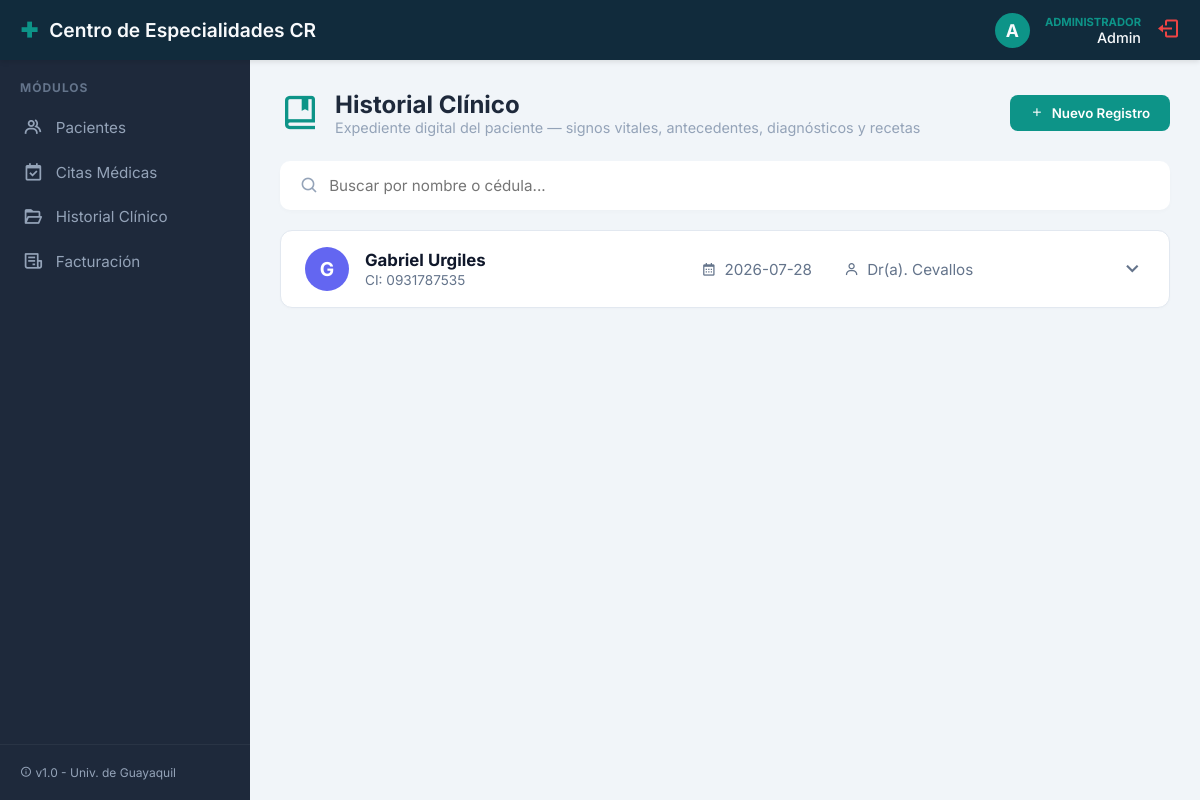
Screenshot of /public/index.php?url=historial (signed in) with the database file from the repository.
### tables this page shows
CREATE TABLE `historiales_clinicos` (
  `id` int(11) NOT NULL,
  `paciente_id` int(11) NOT NULL,
  `medico_id` int(11) NOT NULL,
  `cita_id` int(11) DEFAULT NULL,
  `fecha` date NOT NULL,
  `antecedentes_personales` text DEFAULT NULL,
  `motivo_consulta` text NOT NULL,
  `diagnostico` text NOT NULL,
  `tratamiento_receta` text NOT NULL,
  `observaciones` text DEFAULT NULL,
  `created_at` timestamp NOT NULL DEFAULT current_timestamp()
);

CREATE TABLE `pacientes` (
  `id` int(11) NOT NULL,
  `cedula_identidad` varchar(20) NOT NULL,
  `nombre` varchar(100) NOT NULL,
  `apellido` varchar(100) NOT NULL,
  `fecha_nacimiento` date NOT NULL,
  `telefono` varchar(20) NOT NULL,
  `correo` varchar(100) DEFAULT NULL,
  `created_at` timestamp NOT NULL DEFAULT current_timestamp()
);

CREATE TABLE `medicos` (
  `id` int(11) NOT NULL,
  `nombre` varchar(100) NOT NULL,
  `apellido` varchar(100) NOT NULL,
  `especialidad` varchar(100) DEFAULT NULL,
  `telefono` varchar(20) DEFAULT NULL
);

### app/controller/HistorialController.php (called while the page is built, shortened)
<?php
require_once '../app/models/Historial.php';
class HistorialController
{
    public function index()
    {
        $historiales = Historial::listarTodos();
        require_once '../app/views/historial.php';
    }
}

### app/models/Historial.php (called while the page is built, shortened)
<?php
class Historial
{
    public static function listarTodos()
    {
        $db = Database::conectar();
        $sql = "SELECT h.*,
                       sv.presion_arterial, sv.frecuencia_cardiaca, sv.temperatura,
                       sv.saturacion_o2, sv.peso, sv.talla,
                       p.nombre as paciente_nombre, p.apellido as paciente_apellido, p.cedula_identidad,
                       m.nombre as medico_nombre, m.apellido as medico_apellido
                FROM historiales_clinicos h
                LEFT JOIN signos_vitales sv ON h.id = sv.historial_id
                INNER JOIN pacientes p ON h.paciente_id = p.id
                INNER JOIN medicos m ON h.medico_id = m.id
                ORDER BY h.fecha DESC, h.id DESC";
        $stmt = $db->query($sql);
        return $stmt->fetchAll();
    }
}

### app/views/historial.php (the view, shortened to what this page needs)
<?php require_once 'layouts/header.php'; ?>
<?php require_once 'layouts/sidebar.php'; ?>
<link rel="stylesheet" href="<?= URL_BASE ?>css/pacientes.css">
<link rel="stylesheet" href="<?= URL_BASE ?>css/historial.css">
<div class="page-content">
    <div class="page-header">
        <div class="page-title">
            <i class='bx bx-book-bookmark'></i>
            <div>
                <h2>Historial Clínico</h2>
                <p>Expediente digital del paciente — signos vitales, antecedentes, diagnósticos y recetas</p>
            </div>
        </div>
        <button class="btn-primary" id="btnNuevaConsulta">
            <i class='bx bx-plus'></i> Nuevo Registro
        </button>
    </div>
    <div class="search-bar">
        <i class='bx bx-search'></i>
        <input type="text" id="buscadorHistorial" placeholder="Buscar por nombre o cédula...">
    </div>
    <div class="accordion-container">
        <?php if (empty($historiales)): ?>
            <div class="empty-state">
                <p>No hay consultas médicas registradas en el historial.</p>
            </div>
        <?php else: ?>
            <?php foreach ($historiales as $h): ?>
                <div class="accordion-card fila-historial">
                    <div class="accordion-header">
                        <div class="patient-info-mini">
                            <div class="avatar-circle"><?= substr($h['paciente_nombre'], 0, 1) ?></div>
                            <div class="details">
                                <span class="name-text"><?= $h['paciente_nombre'] . ' ' . $h['paciente_apellido'] ?></span>
                                <span class="ci-text">CI: <?= $h['cedula_identidad'] ?></span>
                            </div>
                        </div>
                        <div class="meta-info">
                            <span><i class='bx bx-calendar'></i> <?= $h['fecha'] ?></span>
                            <span><i class='bx bx-user'></i> Dr(a). <?= $h['medico_apellido'] ?></span>
                        </div>
                        <div class="action-toggle">
                            <button class="btn-toggle-accordion"><i class='bx bx-chevron-down'></i></button>
                        </div>
                    </div>
                </div>
            <?php endforeach; ?>
        <?php endif; ?>
    </div>
</div>
<?php require_once 'layouts/footer.php'; ?>

### public/css/global.css (style rules this page uses)
:root { --primary-color: #0d9488; --bg-dark-blue: #112B3C; --bg-sidebar: #1e293b; --bg-body: #f1f5f9; --text-dark: #1e293b; --text-light: #f8fafc; --text-muted: #94a3b8; }
* { margin: 0; padding: 0; box-sizing: border-box; font-family: 'Inter', sans-serif; }
body { background-color: var(--bg-body); color: var(--text-dark); }

### public/css/pacientes.css (style rules this page uses)
.page-content { padding-bottom: 40px; }
.page-header { display: flex; justify-content: space-between; align-items: center; margin-bottom: 25px; }
.page-title { display: flex; align-items: center; gap: 15px; }
.page-title i { font-size: 2.5rem; color: var(--primary-color); }
.page-title h2 { font-size: 1.5rem; color: var(--text-dark); }
.page-title p { color: var(--text-muted); font-size: 0.9rem; }
.btn-primary { background-color: var(--primary-color); color: white; border: none; padding: 10px 20px; border-radius: 8px; cursor: pointer; font-weight: 600; display: flex; align-items: center; gap: 8px; transition: 0.3s; }
.search-bar { background: white; padding: 15px 20px; border-radius: 10px; margin-bottom: 20px; display: flex; align-items: center; gap: 10px; box-shadow: 0 2px 4px rgba(0,0,0,0.02); }
.search-bar i { color: var(--text-muted); font-size: 1.2rem; }
.search-bar input { border: none; outline: none; width: 100%; font-size: 0.95rem; }

### public/css/historial.css (style rules this page uses)
.accordion-container { display: flex; flex-direction: column; gap: 16px; margin-top: 20px; }
.accordion-card { background-color: #ffffff; border: 1px solid #e2e8f0; border-radius: 12px; overflow: hidden; box-shadow: 0 1px 3px rgba(0,0,0,0.02); transition: border-color 0.3s ease; }
.accordion-header { padding: 16px 24px; display: flex; align-items: center; justify-content: space-between; cursor: pointer; user-select: none; transition: background-color 0.2s; }
.patient-info-mini { display: flex; align-items: center; gap: 16px; min-width: 250px; }
.avatar-circle { width: 44px; height: 44px; border-radius: 50%; background-color: #6366f1; color: #ffffff; display: flex; align-items: center; justify-content: center; font-weight: bold; font-size: 1.2rem; }
.details { display: flex; flex-direction: column; }
.name-text { font-weight: 700; color: #0f172a; font-size: 1.05rem; }
.ci-text { font-size: 0.85rem; color: #64748b; margin-top: 2px; }
.meta-info { display: flex; gap: 32px; color: #64748b; font-size: 0.95rem; }
.meta-info span { display: flex; align-items: center; gap: 8px; }
.action-toggle button { background: none; border: none; font-size: 1.6rem; color: #64748b; cursor: pointer; transition: transform 0.3s; }

### rows the page displays
historiales_clinicos: paciente.nombre "G", paciente.nombre "Gabriel", paciente.apellido "Urgiles", paciente.cedula_identidad "0931787535", fecha "2026-07-28", medico.apellido "Cevallos"

### other values shown
substr($_SESSION['usuario_nombre'], 0, 1) "A"
$_SESSION['usuario_rol'] "ADMINISTRADOR"
$_SESSION['usuario_nombre'] "Admin"
